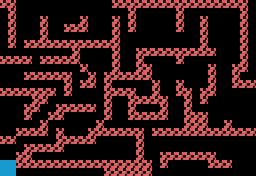

A level layout from a 2D game, rendered from its tile map. Below: a short description, then the map file with its tile-grid data intact:
An orthogonal 32x22 tile map with 8x8 px tiles, 1 tile layer (Capa de patrones 1).

<map version="1.2" tiledversion="2019.12.11" orientation="orthogonal" renderorder="right-down" compressionlevel="0" width="32" height="22" tilewidth="8" tileheight="8" infinite="0" nextlayerid="2" nextobjectid="1">
 <editorsettings>
  <export target="level3.csv" format="csv" />
 </editorsettings>
 <tileset firstgid="1" source="../tileset.tsx" />
 <layer id="1" name="Capa de patrones 1" width="32" height="22" opacity="0.93">
  <data encoding="csv">
2,2,1,1,1,1,1,1,1,1,1,1,1,1,2,2,2,2,2,2,2,2,2,2,2,2,2,2,2,2,2,1,
1,2,1,1,1,1,1,1,1,1,1,1,1,1,1,1,2,1,1,1,1,1,2,1,1,1,1,1,1,1,2,1,
1,2,1,1,1,2,1,1,1,1,2,1,1,1,2,1,2,1,1,1,1,1,2,1,1,2,1,1,1,1,2,1,
1,2,1,1,1,2,1,1,2,2,2,1,1,1,2,1,2,1,1,1,1,1,2,1,1,2,1,1,1,1,2,1,
1,2,1,1,1,2,1,1,1,1,1,1,1,1,2,1,1,1,1,1,1,1,1,1,1,2,1,1,1,1,2,1,
1,2,1,2,2,2,2,2,2,2,2,2,2,2,2,1,1,1,1,1,1,1,1,1,1,2,1,1,1,1,2,1,
1,1,1,1,1,1,1,1,1,2,1,1,1,1,2,1,1,2,2,2,2,2,2,2,2,2,2,1,1,1,2,1,
2,2,2,2,1,2,2,2,2,2,1,1,1,1,2,1,1,2,1,1,1,1,2,1,1,1,1,1,1,1,2,1,
1,1,1,1,1,1,1,1,1,1,2,1,1,1,2,1,1,2,2,1,1,1,1,1,1,1,2,1,1,2,2,1,
1,1,1,2,2,2,2,2,2,0,0,2,1,2,2,2,2,2,2,1,1,1,1,1,1,1,2,1,1,2,1,1,
1,1,1,1,1,1,1,1,2,1,2,2,1,2,0,0,0,0,0,2,1,1,2,1,1,1,2,1,1,2,2,2,
2,2,2,2,2,2,2,1,2,1,1,1,1,2,2,2,2,0,0,2,1,1,2,2,0,2,2,1,1,1,1,1,
1,1,1,1,2,2,1,1,1,1,1,1,1,2,1,1,2,2,2,2,2,1,1,2,0,2,1,1,1,1,1,1,
1,1,1,2,2,0,0,2,2,2,2,2,1,2,1,1,2,0,0,0,2,1,1,2,0,1,1,1,1,1,1,1,
1,1,1,2,1,0,2,2,1,1,1,1,1,2,1,1,2,2,2,2,2,1,1,2,2,2,1,1,1,1,1,1,
1,1,1,1,1,2,1,1,1,1,1,1,2,1,1,1,1,1,1,1,1,1,1,2,2,2,1,1,2,1,1,1,
1,1,2,2,2,2,1,2,1,1,1,2,2,2,2,2,2,2,1,2,2,2,2,2,2,2,2,2,2,2,2,2,
2,2,1,1,1,1,1,2,2,2,2,2,1,1,1,1,1,2,1,1,1,1,1,1,1,1,1,1,1,1,1,1,
1,1,1,2,2,2,2,2,1,1,1,1,1,1,1,1,1,2,1,1,1,1,1,1,1,1,1,1,1,1,1,1,
1,1,2,2,1,1,1,1,1,1,1,1,1,1,1,1,1,2,1,1,2,2,2,2,2,2,2,1,1,1,1,1,
4,4,2,2,2,2,2,2,2,2,2,2,2,2,2,2,2,2,2,1,2,1,1,1,1,1,2,2,2,1,1,1,
4,4,1,1,1,1,1,1,1,1,1,0,0,2,2,2,2,2,2,1,1,1,1,1,1,1,1,1,1,1,1,1
</data>
 </layer>
</map>
